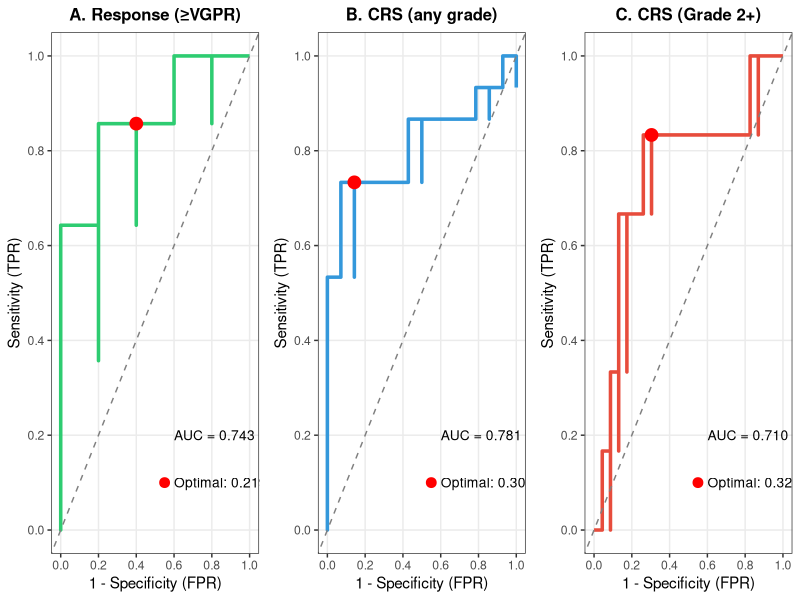
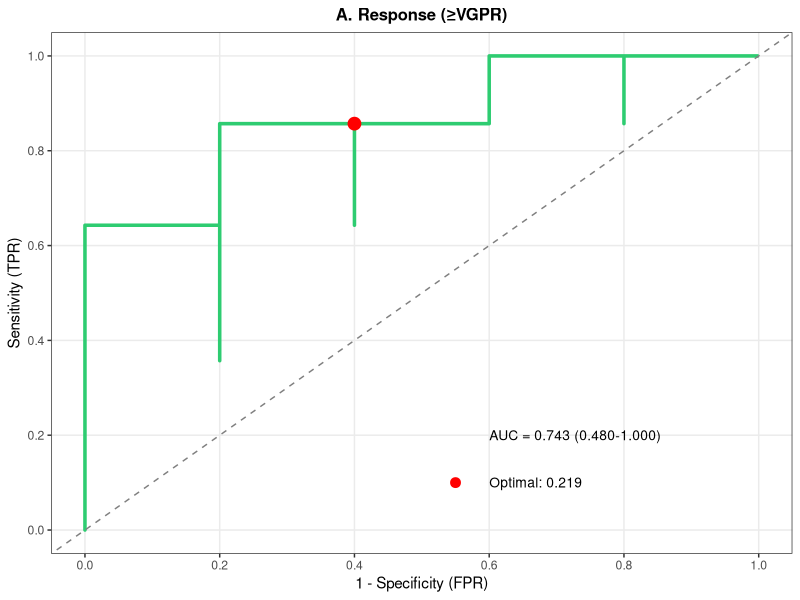
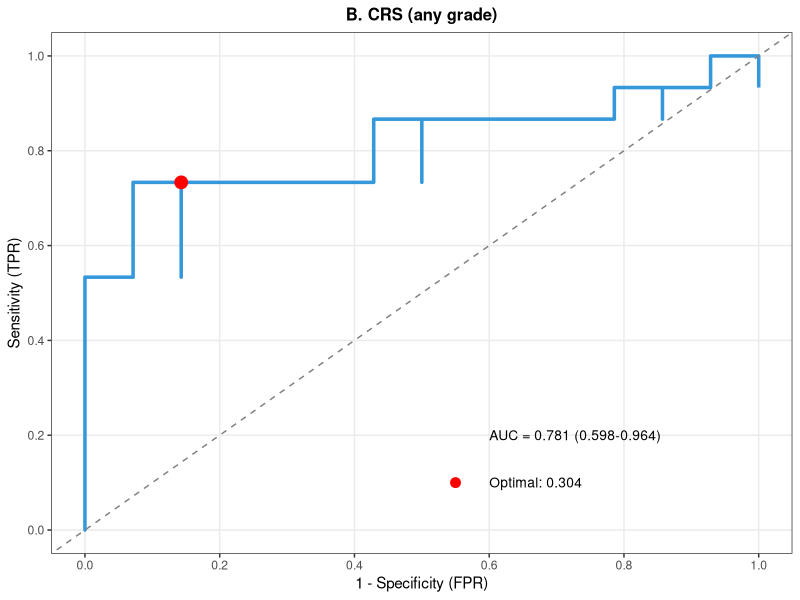
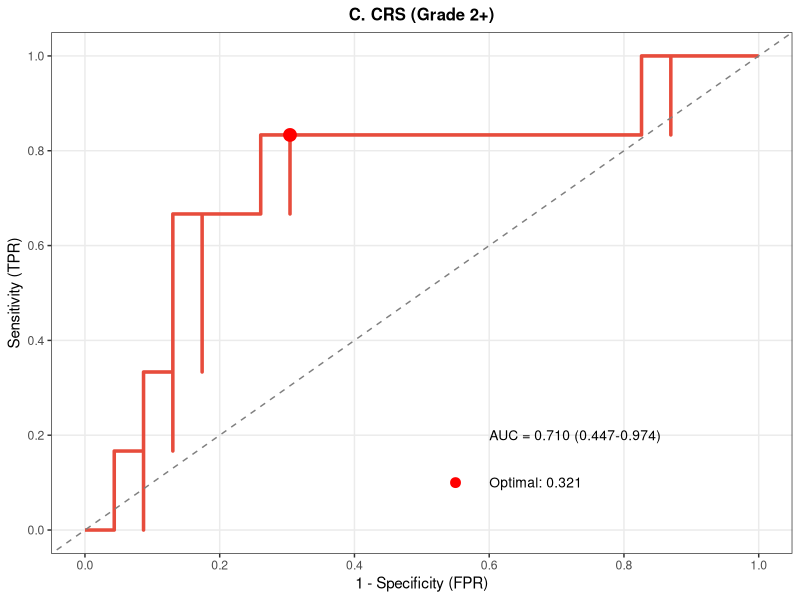

Write R code to recreate these figures, in order.
#===============================================================================
# Teclistamab PK ROC Analysis: Cavg_120hr Cut-off Evaluation
#
# Generate:
# 1. Cut-off comparison table with performance metrics
# 2. ROC curves for Response (≥VGPR), CRS (any grade), CRS (Grade 2+)
# 3. Optimal cut-off selection based on Youden's Index
#
# PREREQUISITE: Run pk_simulation.R first
#===============================================================================

library(tidyverse)
library(pROC)
library(gridExtra)

cat("==========================================================\n")
cat("    Teclistamab PK ROC Analysis: Cavg_120hr\n")
cat("==========================================================\n\n")

#-------------------------------------------------------------------------------
# 1. Load Data
#-------------------------------------------------------------------------------

cat("Loading data...\n")

pk_ae_data <- read_csv("pk_ae_merged_results.csv", show_col_types = FALSE)
response_data <- read_csv("response_data.csv", show_col_types = FALSE)

dosing_all <- read_csv("mrgsolve_dosing_full.csv", show_col_types = FALSE) %>%
  filter(TIME >= 0) %>%
  arrange(ID, TIME)

dose_counts <- dosing_all %>%
  group_by(ID) %>%
  summarise(N_doses_actual = n(), .groups = "drop")

#-------------------------------------------------------------------------------
# 2. Prepare Analysis Data
#-------------------------------------------------------------------------------

analysis_data <- pk_ae_data %>%
  left_join(response_data, by = "PID") %>%
  left_join(dose_counts, by = "ID") %>%
  mutate(
    VGPR_or_better = ifelse(RESP_CTX %in% c("sCR", "CR", "VGPR"), 1, 0),
    Has_6doses = N_doses_actual >= 6
  )

cat("Total patients:", nrow(analysis_data), "\n")
cat("Patients with ≥6 doses:", sum(analysis_data$Has_6doses, na.rm = TRUE), "\n")

#-------------------------------------------------------------------------------
# 3. Function to Calculate Performance Metrics at Each Cut-off
#-------------------------------------------------------------------------------

calc_cutoff_metrics <- function(data, outcome_var, pk_var, cutoffs) {

  results <- map_dfr(cutoffs, function(cutoff) {
    # Predicted positive if pk_var >= cutoff
    pred_pos <- data[[pk_var]] >= cutoff
    actual_pos <- data[[outcome_var]] == 1

    # Confusion matrix
    TP <- sum(pred_pos & actual_pos, na.rm = TRUE)
    TN <- sum(!pred_pos & !actual_pos, na.rm = TRUE)
    FP <- sum(pred_pos & !actual_pos, na.rm = TRUE)
    FN <- sum(!pred_pos & actual_pos, na.rm = TRUE)

    # Metrics
    sensitivity <- ifelse((TP + FN) > 0, TP / (TP + FN), NA)
    specificity <- ifelse((TN + FP) > 0, TN / (TN + FP), NA)
    ppv <- ifelse((TP + FP) > 0, TP / (TP + FP), NA)
    npv <- ifelse((TN + FN) > 0, TN / (TN + FN), NA)
    accuracy <- ifelse((TP + TN + FP + FN) > 0, (TP + TN) / (TP + TN + FP + FN), NA)

    # Youden's J Index
    youden_j <- sensitivity + specificity - 1

    # F1 Score
    f1 <- ifelse((sensitivity + ppv) > 0, 2 * (ppv * sensitivity) / (ppv + sensitivity), NA)

    # Likelihood Ratios
    lr_pos <- ifelse(specificity < 1, sensitivity / (1 - specificity), Inf)
    lr_neg <- ifelse(sensitivity < 1, (1 - sensitivity) / specificity, Inf)

    tibble(
      Cutoff = cutoff,
      Sensitivity = round(sensitivity, 3),
      Specificity = round(specificity, 3),
      PPV = round(ppv, 3),
      NPV = round(npv, 3),
      Accuracy = round(accuracy, 3),
      `Youden's J` = round(youden_j, 3),
      `F1 Score` = round(f1, 3),
      `LR+` = round(lr_pos, 3),
      `LR-` = round(lr_neg, 3)
    )
  })

  return(results)
}

#-------------------------------------------------------------------------------
# 4. Response (≥VGPR) Analysis - Patients with ≥6 doses
#-------------------------------------------------------------------------------

cat("\n=== Response (≥VGPR) Cut-off Analysis ===\n")

# Filter for ≥6 doses
response_data_filtered <- analysis_data %>%
  filter(Has_6doses & !is.na(VGPR_or_better) & !is.na(Cavg_120hr))

cat("Patients for response analysis:", nrow(response_data_filtered), "\n")
cat("≥VGPR events:", sum(response_data_filtered$VGPR_or_better), "\n")

# ROC curve FIRST to get optimal threshold
roc_response <- roc(response_data_filtered$VGPR_or_better,
                    response_data_filtered$Cavg_120hr, quiet = TRUE)
auc_response <- auc(roc_response)
ci_response <- ci.auc(roc_response)

# Get optimal threshold from ROC (Youden's Index)
coords_response <- coords(roc_response, "best", ret = c("threshold", "sensitivity", "specificity"),
                          best.method = "youden")

cat(sprintf("ROC AUC: %.3f (%.3f-%.3f)\n", auc_response, ci_response[1], ci_response[3]))
cat(sprintf("ROC Optimal Threshold (Youden): %.3f\n", coords_response$threshold))

# Define cut-offs to evaluate - include ROC optimal threshold
cutoffs_response <- sort(unique(c(seq(0.15, 0.45, by = 0.05), coords_response$threshold)))

# Calculate metrics
response_metrics <- calc_cutoff_metrics(
  response_data_filtered,
  "VGPR_or_better",
  "Cavg_120hr",
  cutoffs_response
)

# Mark the ROC optimal cut-off
response_metrics <- response_metrics %>%
  mutate(Optimal = ifelse(abs(Cutoff - coords_response$threshold) < 0.001, "***", ""))

# Find optimal cut-off by Youden's J from table
optimal_response <- response_metrics %>%
  filter(!is.na(`Youden's J`)) %>%
  arrange(desc(`Youden's J`)) %>%
  head(1)

cat("\n--- Response (≥VGPR) Cut-off Comparison ---\n")
print(response_metrics, n = 20)
cat(sprintf("\n>>> Optimal Cut-off (Youden's J): %.3f <<<\n", coords_response$threshold))

#-------------------------------------------------------------------------------
# 5. CRS (any grade) Analysis - All patients
#-------------------------------------------------------------------------------

cat("\n=== CRS (any grade) Cut-off Analysis ===\n")

crs_data <- analysis_data %>%
  filter(!is.na(CRS_any) & !is.na(Cavg_120hr))

cat("Patients for CRS analysis:", nrow(crs_data), "\n")
cat("CRS events:", sum(crs_data$CRS_any), "\n")

# ROC curve FIRST to get optimal threshold
roc_crs <- roc(crs_data$CRS_any, crs_data$Cavg_120hr, quiet = TRUE)
auc_crs <- auc(roc_crs)
ci_crs <- ci.auc(roc_crs)
coords_crs <- coords(roc_crs, "best", ret = c("threshold", "sensitivity", "specificity"),
                     best.method = "youden")

cat(sprintf("ROC AUC: %.3f (%.3f-%.3f)\n", auc_crs, ci_crs[1], ci_crs[3]))
cat(sprintf("ROC Optimal Threshold (Youden): %.3f\n", coords_crs$threshold))

# Define cut-offs - include ROC optimal threshold
cutoffs_crs <- sort(unique(c(seq(0.15, 0.55, by = 0.05), coords_crs$threshold)))

# Calculate metrics
crs_metrics <- calc_cutoff_metrics(crs_data, "CRS_any", "Cavg_120hr", cutoffs_crs)

# Mark the ROC optimal cut-off
crs_metrics <- crs_metrics %>%
  mutate(Optimal = ifelse(abs(Cutoff - coords_crs$threshold) < 0.001, "***", ""))

# Find optimal cut-off
optimal_crs <- crs_metrics %>%
  filter(!is.na(`Youden's J`)) %>%
  arrange(desc(`Youden's J`)) %>%
  head(1)

cat("\n--- CRS (any grade) Cut-off Comparison ---\n")
print(crs_metrics, n = 20)
cat(sprintf("\n>>> Optimal Cut-off (Youden's J): %.3f <<<\n", coords_crs$threshold))

#-------------------------------------------------------------------------------
# 6. CRS (Grade 2+) Analysis
#-------------------------------------------------------------------------------

cat("\n=== CRS (Grade 2+) Cut-off Analysis ===\n")

crs_gr2_data <- analysis_data %>%
  filter(!is.na(CRS_gr2) & !is.na(Cavg_120hr))

cat("Patients for CRS Gr2+ analysis:", nrow(crs_gr2_data), "\n")
cat("CRS Gr2+ events:", sum(crs_gr2_data$CRS_gr2), "\n")

# ROC curve FIRST to get optimal threshold
roc_crs_gr2 <- roc(crs_gr2_data$CRS_gr2, crs_gr2_data$Cavg_120hr, quiet = TRUE)
auc_crs_gr2 <- auc(roc_crs_gr2)
ci_crs_gr2 <- ci.auc(roc_crs_gr2)
coords_crs_gr2 <- coords(roc_crs_gr2, "best", ret = c("threshold", "sensitivity", "specificity"),
                         best.method = "youden")

cat(sprintf("ROC AUC: %.3f (%.3f-%.3f)\n", auc_crs_gr2, ci_crs_gr2[1], ci_crs_gr2[3]))
cat(sprintf("ROC Optimal Threshold (Youden): %.3f\n", coords_crs_gr2$threshold))

# Define cut-offs - include ROC optimal threshold
cutoffs_crs_gr2 <- sort(unique(c(seq(0.15, 0.55, by = 0.05), coords_crs_gr2$threshold)))

# Calculate metrics
crs_gr2_metrics <- calc_cutoff_metrics(crs_gr2_data, "CRS_gr2", "Cavg_120hr", cutoffs_crs_gr2)

# Mark the ROC optimal cut-off
crs_gr2_metrics <- crs_gr2_metrics %>%
  mutate(Optimal = ifelse(abs(Cutoff - coords_crs_gr2$threshold) < 0.001, "***", ""))

# Find optimal cut-off
optimal_crs_gr2 <- crs_gr2_metrics %>%
  filter(!is.na(`Youden's J`)) %>%
  arrange(desc(`Youden's J`)) %>%
  head(1)

cat("\n--- CRS (Grade 2+) Cut-off Comparison ---\n")
print(crs_gr2_metrics, n = 20)
cat(sprintf("\n>>> Optimal Cut-off (Youden's J): %.3f <<<\n", coords_crs_gr2$threshold))

#-------------------------------------------------------------------------------
# 7. Create ROC Curve Plots
#-------------------------------------------------------------------------------

cat("\n=== Creating ROC Curves ===\n")

# Function to create ROC plot
create_roc_plot <- function(roc_obj, auc_val, ci_vals, optimal_coords, title, color) {

  # Extract ROC data and sort properly for step plot
  roc_df <- data.frame(
    specificity = roc_obj$specificities,
    sensitivity = roc_obj$sensitivities
  ) %>%
    arrange(specificity) %>%
    mutate(fpr = 1 - specificity)

  # AUC label
  auc_label <- sprintf("AUC = %.3f (%.3f-%.3f)", auc_val, ci_vals[1], ci_vals[3])
  optimal_label <- sprintf("Optimal: %.3f", optimal_coords$threshold)

  ggplot(roc_df, aes(x = fpr, y = sensitivity)) +
    geom_step(color = color, size = 1.2, direction = "vh") +
    geom_abline(intercept = 0, slope = 1, linetype = "dashed", color = "gray50") +
    geom_point(
      data = data.frame(
        x = 1 - optimal_coords$specificity,
        y = optimal_coords$sensitivity
      ),
      aes(x = x, y = y),
      color = "red", size = 4
    ) +
    annotate("text", x = 0.6, y = 0.2, label = auc_label, size = 3.5, hjust = 0) +
    annotate("point", x = 0.55, y = 0.1, color = "red", size = 3) +
    annotate("text", x = 0.6, y = 0.1, label = optimal_label, size = 3.5, hjust = 0) +
    labs(
      title = title,
      x = "1 - Specificity (FPR)",
      y = "Sensitivity (TPR)"
    ) +
    scale_x_continuous(limits = c(0, 1), breaks = seq(0, 1, 0.2)) +
    scale_y_continuous(limits = c(0, 1), breaks = seq(0, 1, 0.2)) +
    theme_bw(base_size = 11) +
    theme(
      plot.title = element_text(face = "bold", size = 12, hjust = 0.5),
      panel.grid.minor = element_blank()
    )
}

# Create individual ROC plots
p_roc_response <- create_roc_plot(
  roc_response, auc_response, ci_response, coords_response,
  "A. Response (≥VGPR)", "#2ecc71"
)

p_roc_crs <- create_roc_plot(
  roc_crs, auc_crs, ci_crs, coords_crs,
  "B. CRS (any grade)", "#3498db"
)

p_roc_crs_gr2 <- create_roc_plot(
  roc_crs_gr2, auc_crs_gr2, ci_crs_gr2, coords_crs_gr2,
  "C. CRS (Grade 2+)", "#e74c3c"
)

# Combine ROC plots
roc_combined <- grid.arrange(
  p_roc_response, p_roc_crs, p_roc_crs_gr2,
  ncol = 3, nrow = 1
)

ggsave("roc_curves_combined.png", roc_combined, width = 14, height = 5, dpi = 300)
cat("Saved: roc_curves_combined.png\n")

# Save individual plots
ggsave("roc_response.png", p_roc_response, width = 5, height = 5, dpi = 300)
ggsave("roc_crs_any.png", p_roc_crs, width = 5, height = 5, dpi = 300)
ggsave("roc_crs_gr2.png", p_roc_crs_gr2, width = 5, height = 5, dpi = 300)

#-------------------------------------------------------------------------------
# 8. Save Cut-off Comparison Tables
#-------------------------------------------------------------------------------

cat("\n=== Saving Tables ===\n")

# Add outcome column and combine
response_metrics_out <- response_metrics %>%
  mutate(Outcome = "Response (≥VGPR)", .before = 1)

crs_metrics_out <- crs_metrics %>%
  mutate(Outcome = "CRS (any grade)", .before = 1)

crs_gr2_metrics_out <- crs_gr2_metrics %>%
  mutate(Outcome = "CRS (Grade 2+)", .before = 1)

# Combined table
all_metrics <- bind_rows(response_metrics_out, crs_metrics_out, crs_gr2_metrics_out)

write_csv(all_metrics, "cutoff_metrics_all.csv")
cat("Saved: cutoff_metrics_all.csv\n")

# Individual tables
write_csv(response_metrics, "cutoff_metrics_response.csv")
write_csv(crs_metrics, "cutoff_metrics_crs_any.csv")
write_csv(crs_gr2_metrics, "cutoff_metrics_crs_gr2.csv")
cat("Saved: cutoff_metrics_response.csv\n")
cat("Saved: cutoff_metrics_crs_any.csv\n")
cat("Saved: cutoff_metrics_crs_gr2.csv\n")

#-------------------------------------------------------------------------------
# 9. Summary Table (Optimal Cut-offs) - Using ROC-based Youden's Index
#-------------------------------------------------------------------------------

cat("\n=== Optimal Cut-off Summary (Youden's Index from ROC) ===\n")

# Get metrics at the ROC optimal thresholds
optimal_response_roc <- response_metrics %>% filter(abs(Cutoff - coords_response$threshold) < 0.001)
optimal_crs_roc <- crs_metrics %>% filter(abs(Cutoff - coords_crs$threshold) < 0.001)
optimal_crs_gr2_roc <- crs_gr2_metrics %>% filter(abs(Cutoff - coords_crs_gr2$threshold) < 0.001)

optimal_summary <- bind_rows(
  optimal_response_roc %>% mutate(Outcome = "Response (≥VGPR)",
                               AUC = sprintf("%.3f (%.3f-%.3f)", auc_response, ci_response[1], ci_response[3])),
  optimal_crs_roc %>% mutate(Outcome = "CRS (any grade)",
                          AUC = sprintf("%.3f (%.3f-%.3f)", auc_crs, ci_crs[1], ci_crs[3])),
  optimal_crs_gr2_roc %>% mutate(Outcome = "CRS (Grade 2+)",
                              AUC = sprintf("%.3f (%.3f-%.3f)", auc_crs_gr2, ci_crs_gr2[1], ci_crs_gr2[3]))
) %>%
  select(Outcome, Cutoff, AUC, Sensitivity, Specificity, `Youden's J`, PPV, NPV, Accuracy, `F1 Score`, `LR+`, `LR-`)

cat("\n")
print(optimal_summary, width = Inf)

write_csv(optimal_summary, "optimal_cutoff_summary.csv")
cat("\nSaved: optimal_cutoff_summary.csv\n")

#-------------------------------------------------------------------------------
# 10. Print Final Summary
#-------------------------------------------------------------------------------

cat("\n")
cat("==========================================================\n")
cat("              OPTIMAL CUT-OFF SUMMARY\n")
cat("==========================================================\n\n")

cat(sprintf("Response (≥VGPR):\n"))
cat(sprintf("  Optimal Cut-off: %.3f μg/mL\n", coords_response$threshold))
cat(sprintf("  AUC: %.3f (%.3f-%.3f)\n", auc_response, ci_response[1], ci_response[3]))
cat(sprintf("  Sensitivity: %.3f, Specificity: %.3f\n", coords_response$sensitivity, coords_response$specificity))
cat(sprintf("  Youden's J: %.3f\n\n", coords_response$sensitivity + coords_response$specificity - 1))

cat(sprintf("CRS (any grade):\n"))
cat(sprintf("  Optimal Cut-off: %.3f μg/mL\n", coords_crs$threshold))
cat(sprintf("  AUC: %.3f (%.3f-%.3f)\n", auc_crs, ci_crs[1], ci_crs[3]))
cat(sprintf("  Sensitivity: %.3f, Specificity: %.3f\n", coords_crs$sensitivity, coords_crs$specificity))
cat(sprintf("  Youden's J: %.3f\n\n", coords_crs$sensitivity + coords_crs$specificity - 1))

cat(sprintf("CRS (Grade 2+):\n"))
cat(sprintf("  Optimal Cut-off: %.3f μg/mL\n", coords_crs_gr2$threshold))
cat(sprintf("  AUC: %.3f (%.3f-%.3f)\n", auc_crs_gr2, ci_crs_gr2[1], ci_crs_gr2[3]))
cat(sprintf("  Sensitivity: %.3f, Specificity: %.3f\n", coords_crs_gr2$sensitivity, coords_crs_gr2$specificity))
cat(sprintf("  Youden's J: %.3f\n", coords_crs_gr2$sensitivity + coords_crs_gr2$specificity - 1))

cat("\n==========================================================\n")
cat("                    OUTPUT FILES\n")
cat("==========================================================\n")
cat("  Tables:\n")
cat("    - cutoff_metrics_all.csv (all outcomes combined)\n")
cat("    - cutoff_metrics_response.csv\n")
cat("    - cutoff_metrics_crs_any.csv\n")
cat("    - cutoff_metrics_crs_gr2.csv\n")
cat("    - optimal_cutoff_summary.csv\n")
cat("  Figures:\n")
cat("    - roc_curves_combined.png (3-panel ROC)\n")
cat("    - roc_response.png\n")
cat("    - roc_crs_any.png\n")
cat("    - roc_crs_gr2.png\n")
cat("==========================================================\n")
cat("                 Analysis Complete!\n")
cat("==========================================================\n")
